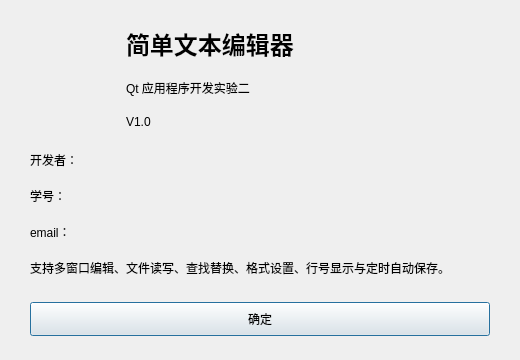
<?xml version="1.0" encoding="UTF-8"?>
<ui version="4.0">
 <class>AboutDialog</class>
 <widget class="QDialog" name="AboutDialog">
  <property name="geometry">
   <rect>
    <x>0</x>
    <y>0</y>
    <width>520</width>
    <height>360</height>
   </rect>
  </property>
  <property name="windowTitle">
   <string>关于简单文本编辑器</string>
  </property>
  <layout class="QVBoxLayout" name="verticalLayout">
   <property name="spacing">
    <number>18</number>
   </property>
   <property name="leftMargin">
    <number>30</number>
   </property>
   <property name="topMargin">
    <number>26</number>
   </property>
   <property name="rightMargin">
    <number>30</number>
   </property>
   <property name="bottomMargin">
    <number>24</number>
   </property>
   <item>
    <layout class="QHBoxLayout" name="headerLayout">
     <property name="spacing">
      <number>18</number>
     </property>
     <item>
      <widget class="QLabel" name="logoLabel">
       <property name="minimumSize">
        <size>
         <width>78</width>
         <height>78</height>
        </size>
       </property>
       <property name="maximumSize">
        <size>
         <width>78</width>
         <height>78</height>
        </size>
       </property>
       <property name="pixmap">
        <pixmap resource="resources/lab2.qrc">:/icons/app.svg</pixmap>
       </property>
       <property name="scaledContents">
        <bool>true</bool>
       </property>
       <property name="alignment">
        <set>Qt::AlignCenter</set>
       </property>
      </widget>
     </item>
     <item>
      <layout class="QVBoxLayout" name="titleLayout">
       <item>
        <widget class="QLabel" name="titleLabel">
         <property name="font">
          <font>
           <pointsize>18</pointsize>
           <weight>75</weight>
           <bold>true</bold>
          </font>
         </property>
         <property name="text">
          <string>简单文本编辑器</string>
         </property>
        </widget>
       </item>
       <item>
        <widget class="QLabel" name="subtitleLabel">
         <property name="text">
          <string>Qt 应用程序开发实验二</string>
         </property>
        </widget>
       </item>
       <item>
        <widget class="QLabel" name="versionLabel">
         <property name="text">
          <string>V1.0</string>
         </property>
        </widget>
       </item>
      </layout>
     </item>
    </layout>
   </item>
   <item>
    <spacer name="headerSpacer">
     <property name="orientation">
      <enum>Qt::Vertical</enum>
     </property>
     <property name="sizeHint" stdset="0">
      <size>
       <width>20</width>
       <height>8</height>
      </size>
     </property>
    </spacer>
   </item>
   <item>
    <widget class="QLabel" name="developerLabel">
     <property name="text">
      <string>开发者：</string>
     </property>
    </widget>
   </item>
   <item>
    <widget class="QLabel" name="studentIdLabel">
     <property name="text">
      <string>学号：</string>
     </property>
    </widget>
   </item>
   <item>
    <widget class="QLabel" name="emailLabel">
     <property name="text">
      <string>email：</string>
     </property>
    </widget>
   </item>
   <item>
    <widget class="QLabel" name="descriptionLabel">
     <property name="wordWrap">
      <bool>true</bool>
     </property>
     <property name="text">
      <string>支持多窗口编辑、文件读写、查找替换、格式设置、行号显示与定时自动保存。</string>
     </property>
    </widget>
   </item>
   <item>
    <spacer name="footerSpacer">
     <property name="orientation">
      <enum>Qt::Vertical</enum>
     </property>
     <property name="sizeHint" stdset="0">
      <size>
       <width>20</width>
       <height>10</height>
      </size>
     </property>
    </spacer>
   </item>
   <item>
    <widget class="QPushButton" name="closeButton">
     <property name="minimumSize">
      <size>
       <width>96</width>
       <height>34</height>
      </size>
     </property>
     <property name="text">
      <string>确定</string>
     </property>
     <property name="default">
      <bool>true</bool>
     </property>
    </widget>
   </item>
  </layout>
 </widget>
 <resources>
  <include location="resources/lab2.qrc"/>
 </resources>
 <connections>
  <connection>
   <sender>closeButton</sender>
   <signal>clicked()</signal>
   <receiver>AboutDialog</receiver>
   <slot>accept()</slot>
  </connection>
 </connections>
</ui>
